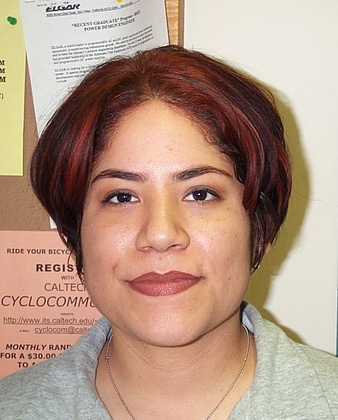
%> input picture code/Images/db0_1.jpg, 338 x 420 px, shrunk from 477 x 592 before the run
$ octave --eval "result = EyeMap(imread('Images/db0_1.jpg'));"   (GNU Octave 9; MATLAB toolbox functions it lacks are replaced by stand-ins)
%> lines starting %> are read from the running program, lines starting %| are printed output that depends on the picture; in (x1, y1, x2, y2) boxes, pixels count from 0 and x2, y2 are one past the last pixel; in counts of white or black regions, pixels touching at a corner belong together; the program's own positions count from 1
function EyeMap = EyeMap(A)

% RGB kanaler
R = A(:,:,1);
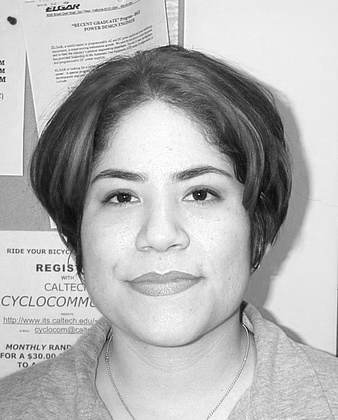
%> R: size 420x338 uint8; min 0, max 255, mean 180.5
G = A(:,:,2);
B = A(:,:,3);
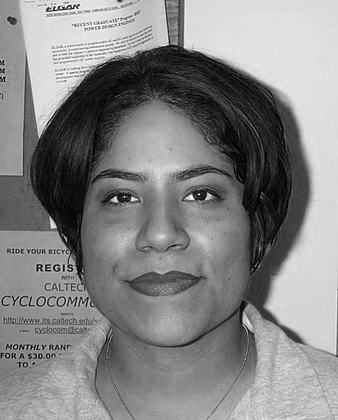
%> B: size 420x338 uint8; min 0, max 255, mean 133.2

% medelvärde för varje kanal
meanR = mean(R(:));
%> meanR = 180.5
meanG = mean(G(:));
%> meanG = 151.3
meanB = mean(B(:));
%> meanB = 133.2

% medelvärde
meanGray = (meanR + meanG + meanB) / 3;
%> meanGray = 155

% skalningsfaktorer
scaleR = meanGray / meanR;
%> scaleR = 0.859
scaleG = meanGray / meanG;
%> scaleG = 1.02
scaleB = meanGray / meanB;
%> scaleB = 1.16

% skala varje kanal
R_balanced = R * scaleR;
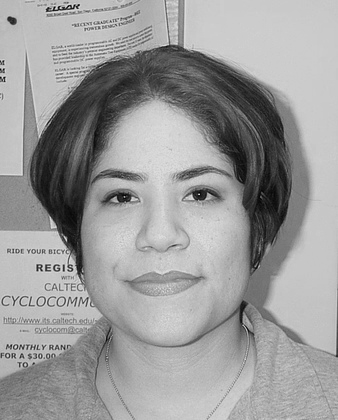
%> R_balanced: size 420x338 uint8; min 0, max 219, mean 155
G_balanced = G * scaleG;
B_balanced = B * scaleB;
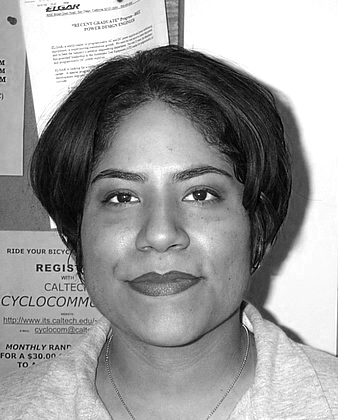
%> B_balanced: size 420x338 uint8; min 0, max 255, mean 154.3

% gör det till en bild
A_balanced = cat(3, R_balanced, G_balanced, B_balanced);
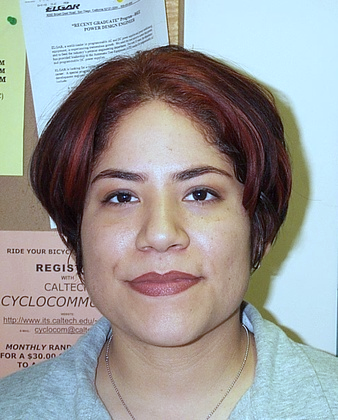
%> A_balanced: size 420x338x3 uint8; mean R, G, B 155, 155, 154.3

% Klipp värden mellan [0, 1]
A_balanced = min(max(A_balanced, 0), 1);

% Chroma Eye Map (Eye Map C)

R = A_balanced(:,:,1);
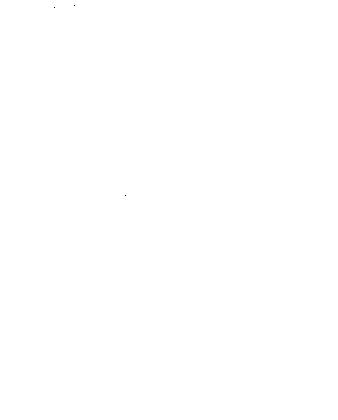
%> R: size 420x338 uint8; values 0 (black) and 1 (white), 100% white; black in thin lines or dots, all inside (x1, y1, x2, y2) = (54, 5, 126, 196)
G = A_balanced(:,:,2);
%> G: size 420x338 uint8; values 0 (black) and 1 (white), 100% white; black in thin lines or dots, all inside (x1, y1, x2, y2) = (7, 5, 275, 364)
B = A_balanced(:,:,3);
%> B: size 420x338 uint8; values 0 (black) and 1 (white), 99.9% white; black in thin lines or dots, all inside (x1, y1, x2, y2) = (0, 50, 291, 366)
% luminans
Yrgb = (R + G + B) / 3;
%> Yrgb: size 420x338 uint8; values 0 (black) and 1 (white), 100% white; black in thin lines or dots, all inside (x1, y1, x2, y2) = (7, 5, 266, 364)
YCbCr = rgb2ycbcr(A_balanced);
%> YCbCr: size 420x338x3 uint8; mean of channels 1, 2, 3 17, 128, 128
Y  = YCbCr(:,:,1);
Cb = YCbCr(:,:,2);
%> Cb: size 420x338 uint8; every value is 128
Cr = YCbCr(:,:,3);


% Eye Map C
%EyeMapC = (1/3) * ((0.5*R.^2 + 0.15*G.^2 + 0.25*B.^2) ./ (Yrgb.^2 + 0.01));
EyeMapC = (1/3) * (Cb.^2 + (1 - Cr).^2 + (Cb ./ (Cr + 0.01)));
%> EyeMapC: size 420x338 uint8; every value is 85

EyeMapC = mat2gray(EyeMapC); % normalisera mellan 0-1
%> EyeMapC: size 420x338 uint8; every value is 1


% Histogramnormalisering

EyeMapC_eq = histeq(EyeMapC);
%> EyeMapC_eq: size 420x338 uint8; every value is 255

% För att betona mörka områden mot ljusa delar
se = strel('disk', 3);
Y_dilate = imdilate(Y, se);
%> Y_dilate: size 420x338 uint8; every value is 17
Y_erode = imerode(Y, se);
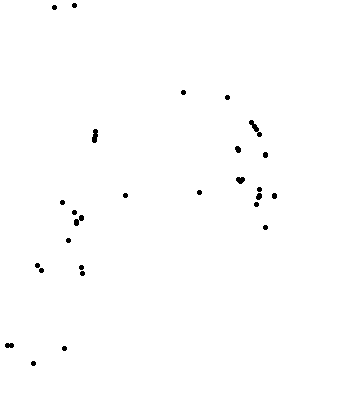
%> Y_erode: size 420x338 uint8; values 16 (black) and 17 (white), 99.4% white; 27 black regions, largest, box (x1, y1, x2, y2) and area: (249, 120, 262, 137) 80, (92, 129, 98, 143) 64, (74, 215, 84, 226) 57

EyeMapL = Y_dilate ./ (Y_erode + 0.01);
EyeMapL = mat2gray(EyeMapL);

% Kombinera EyeMap C och L

EyeMap = EyeMapC_eq .* EyeMapL;
EyeMap = mat2gray(EyeMap);

EyeMapCL = EyeMap;
threshold = 0.4;
[imSizerow,imSizecol] = size(EyeMap);
%> imSizerow = 420; imSizecol = 338
for row = 1: imSizerow
for col = 1: imSizecol
    if EyeMap(row,col) > threshold
        EyeMap(row,col) = 1;
    else EyeMap(row,col) = 0;
    end
end
end
kernel = strel('disk',1);
kernel2 = strel('disk', 6);
EyeMap = imerode(EyeMap,kernel);
EyeMap = imdilate(EyeMap,kernel2);

$ run again, on code/Images/db0_2.jpg
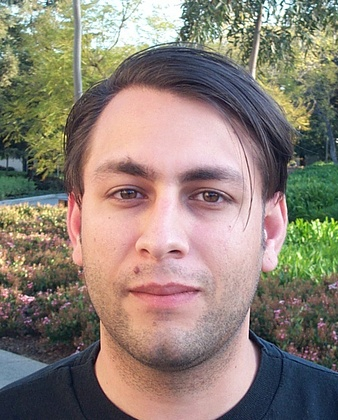
%> input picture code/Images/db0_2.jpg, 338 x 420 px, shrunk from 477 x 592 before the run
%> in EyeMap, `B = A(:,:,3);`:
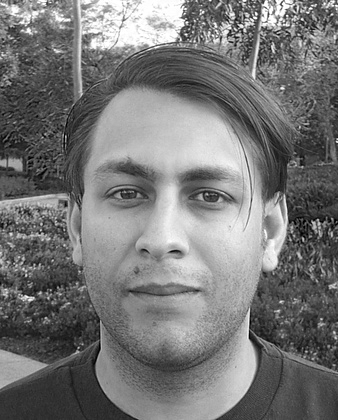
%> B: size 420x338 uint8; min 0, max 255, mean 119.1
%> meanR = 142.3
%> meanG = 129.4
%> meanB = 119.1
%> meanGray = 130.3
%> scaleR = 0.916
%> scaleG = 1.01
%> scaleB = 1.09
%> in EyeMap, `A_balanced = cat(3, R_balanced, G_balanced, B_balanced);`:
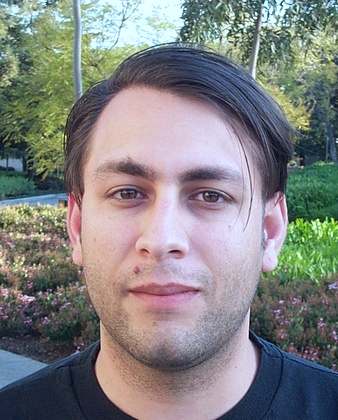
%> A_balanced: size 420x338x3 uint8; mean R, G, B 130.3, 130.2, 129.8
%> Yrgb: size 420x338 uint8; values 0 (black) and 1 (white), 100% white; black in thin lines or dots, all inside (x1, y1, x2, y2) = (29, 163, 100, 361)
%> YCbCr: size 420x338x3 uint8; mean of channels 1, 2, 3 17, 128, 128
%> Y: size 420x338 uint8; values 16 (black) and 17 (white), 100% white; black in thin lines or dots, all inside (x1, y1, x2, y2) = (95, 251, 251, 361)
%> Cb: size 420x338 uint8; every value is 128
%> EyeMapC_eq: size 420x338 uint8; every value is 255
%> Y_dilate: size 420x338 uint8; every value is 17
%> Y_erode: size 420x338 uint8; values 16 (black) and 17 (white), 99.9% white; 5 black regions, box (x1, y1, x2, y2) and area: (96, 343, 102, 354) 52, (247, 331, 252, 340) 41, (93, 355, 99, 363) 36, (169, 249, 175, 254) 26, (248, 319, 253, 325) 26

$ run again, on code/Images/db0_3.jpg
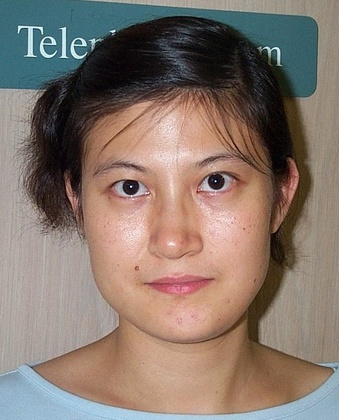
%> input picture code/Images/db0_3.jpg, 339 x 420 px, shrunk from 451 x 559 before the run
%> in EyeMap, `B = A(:,:,3);`:
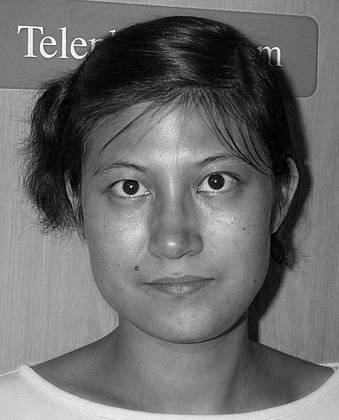
%> B: size 420x339 uint8; min 0, max 255, mean 108.7
%> meanR = 134.5
%> meanG = 118.5
%> meanB = 108.7
%> meanGray = 120.6
%> scaleR = 0.896
%> scaleG = 1.02
%> scaleB = 1.11
%> Yrgb: size 420x339 uint8; values 0 (black) and 1 (white), 100% white; black in thin lines or dots, all inside (x1, y1, x2, y2) = (46, 74, 288, 251)
%> YCbCr: size 420x339x3 uint8; mean of channels 1, 2, 3 17, 128, 128
%> Cb: size 420x339 uint8; every value is 128
%> EyeMapC_eq: size 420x339 uint8; every value is 255
%> Y_dilate: size 420x339 uint8; every value is 17
%> in EyeMap, `Y_erode = imerode(Y, se);`:
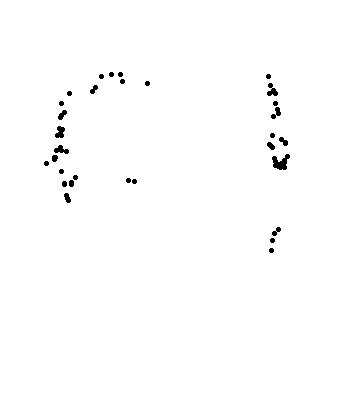
%> Y_erode: size 420x339 uint8; values 16 (black) and 17 (white), 99.2% white; 31 black regions, largest, box (x1, y1, x2, y2) and area: (272, 154, 290, 170) 165, (55, 126, 65, 138) 83, (267, 83, 278, 96) 81

$ run again, on code/Images/db0_4.jpg
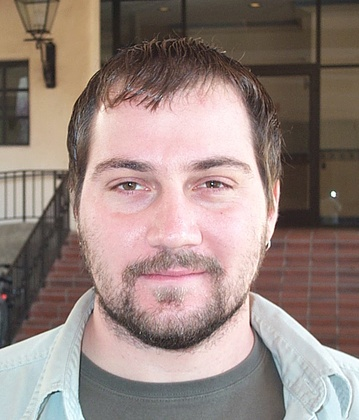
%> input picture code/Images/db0_4.jpg, 359 x 420 px, shrunk from 506 x 592 before the run
%> meanR = 149.8
%> meanG = 132.1
%> meanB = 126
%> meanGray = 136
%> scaleR = 0.908
%> scaleG = 1.03
%> scaleB = 1.08
%> in EyeMap, `A_balanced = cat(3, R_balanced, G_balanced, B_balanced);`:
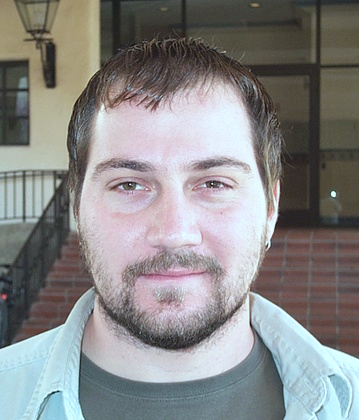
%> A_balanced: size 420x359x3 uint8; mean R, G, B 136, 135.9, 135.8
%> YCbCr: size 420x359x3 uint8; mean of channels 1, 2, 3 17, 128, 128
%> Y: size 420x359 uint8; every value is 17
%> Cb: size 420x359 uint8; every value is 128
%> EyeMapC: size 420x359 uint8; every value is 85
%> EyeMapC_eq: size 420x359 uint8; every value is 255
